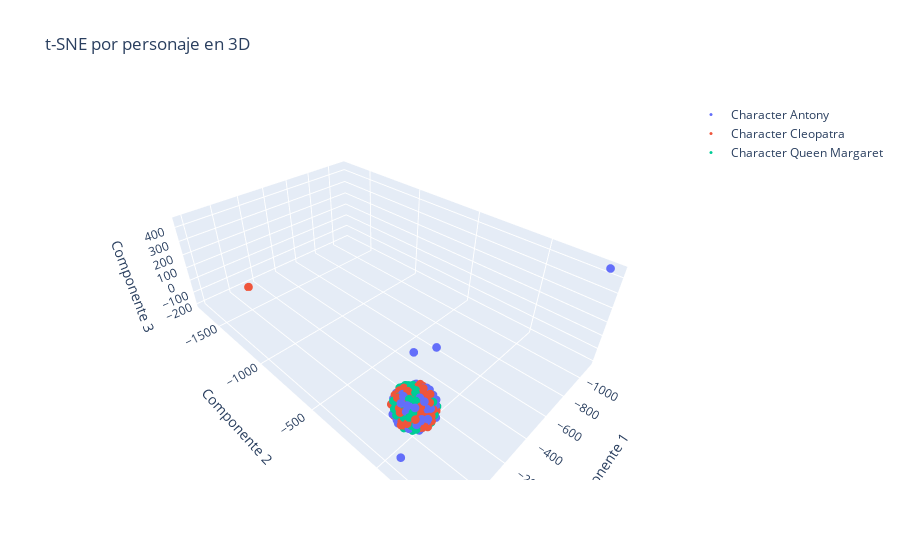

Here is the notebook cell this chart was saved with:
### Code cell
from sklearn.manifold import TSNE
import numpy as np
import plotly.graph_objs as go

# Configurar y ajustar t-SNE para tres dimensiones con inicialización aleatoria
tsne = TSNE(n_components=3, random_state=42, init='random')
X_train_red = tsne.fit_transform(X_train_tf)

fig = go.Figure()

# Añadir trazos para cada clase en 3D
for character in np.unique(y_train):
    mask_train = y_train == character
    fig.add_trace(go.Scatter3d(
        x=X_train_red[mask_train, 0],
        y=X_train_red[mask_train, 1],
        z=X_train_red[mask_train, 2],
        mode='markers',
        marker=dict(size=3),  # Ajustar el tamaño de los puntos
        name=f'Character {character}'
    ))

# Configurar el layout
fig.update_layout(
    title='t-SNE por personaje en 3D',
    scene=dict(
        xaxis_title='Componente 1',
        yaxis_title='Componente 2',
        zaxis_title='Componente 3'
    )
)

# Mostrar el gráfico
fig.show()

### Figure 1 — Plotly figure (JSON) as saved in the notebook; plotly's stock layout.template omitted (floating-point values rounded to 4 significant figures; data arrays with more than 128 entries replaced by an {"elided": "..."} marker saying what was removed)
{"data": [{"marker": {"size": 3}, "mode": "markers", "name": "Character Antony", "type": "scatter3d", "x": {"elided": "177 float values"}, "y": {"elided": "177 float values"}, "z": {"elided": "177 float values"}}, {"marker": {"size": 3}, "mode": "markers", "name": "Character Cleopatra", "type": "scatter3d", "x": {"elided": "143 float values"}, "y": {"elided": "143 float values"}, "z": {"elided": "143 float values"}}, {"marker": {"size": 3}, "mode": "markers", "name": "Character Queen Margaret", "type": "scatter3d", "x": [12.32, 33.11, 51.78, -17.94, 22.37, 67.03, -2.093, 24.31, 30.85, -16.03, -0.7498, 71.91, 36.03, 85.82, -90.95, 41.23, 33.63, 51.4, 39.42, 37.15, -4.103, -20.46, 63.02, -11.86, -12.29, 24.81, -7.005, -15.04, 13.22, 30.59, -38.55, 3.591, -9.538, 72.4, -109.1, -40.04, 45.83, 46.46, -26.64, -31.4, 65.28, -55.3, -28.41, 99.51, -0.4097, 91.02, -59.18, 39.4, 32.6, -99.26, -7.213, 84.64, -34.74, 1.461, 16.64, -32.94, -79.58, 43.04, -57.67, -41.47, 60.37, -19.31, 24.19, -25.11, -104.1, 8.504, 74.28, -28.26, -6.672, 14.75, -75.7, -67.53, -68.02, -17.49, 48.13, 110.5, -4.559, -49.62, 96.25, 15.36, -31.85, -76.3, 23.42, -48.33, -19.82, -62.23, 33.91, 28.12, 50.54, 16.7, -25.52, -55.34, 62.81, 36.11, 0.01672, -6.355, 56.03, 12.71, 18.65, -35.62, 81.45, 16.36, 33.54, -24.02, -5.253, 21.36, 68.55, 31.61, -30.9, -25.41, -27.07, -7.108, -70.86, -46.16, 32.88, 44.82, -11.76, -51.12], "y": [-3.473, -3.847, 7.933, -80.81, -14.09, -4.581, -84.28, -41.96, 21.15, -30.25, -60.64, -73.31, 33.8, 57.78, -4.988, 31.86, -14.39, 34.63, -1.657, -71.8, -51.53, -36.59, -36.47, -43.66, -9.785, -27.42, 15.33, 95.84, 18.84, 14.4, 48.59, -24.14, 84.99, -55.26, 12.71, 77.14, -45.26, -25.32, -23.11, -91.37, 35.5, -73.05, -49.66, 21.79, -61.0, 45.96, -18.63, 50.08, 58.82, 18.84, -105.8, -47.31, -26.4, -94.97, -89.13, 19.06, 18.49, -11.12, 45.74, 47.41, 55.25, -41.96, -1.784, 48.57, -16.23, 7.5, 77.44, 59.19, -33.14, 0.2644, -75.84, 69.21, -44.58, -22.23, -61.03, -16.57, 53.12, 48.73, -44.18, 13.45, -59.53, 77.48, 9.25, 62.6, 17.52, 2.498, 42.7, -27.02, 43.24, 5.439, 102.8, -7.369, 47.54, -41.98, -104.8, 2.806, -2.79, -41.56, -78.22, 32.88, 9.234, 32.6, -23.93, -96.06, 3.738, -17.8, 48.3, -92.49, -43.45, -68.55, 38.75, -7.377, 33.13, 90.17, -92.22, -64.23, -7.704, 14.24], "z": [-66.89, 22.07, 100.3, 18.74, -38.68, 54.95, 69.53, -29.56, 22.88, -19.65, 26.72, 38.82, 96.15, -14.33, -39.06, -54.08, -59.54, 10.8, -10.91, -25.13, -34.92, -78.62, -1.41, 42.5, -11.01, 20.31, 48.08, -45.54, 56.4, -73.31, 58.89, -0.814, -73.01, 16.28, -21.41, 62.91, 13.7, 30.18, 2.64, 54.85, -10.83, -61.36, -24.05, 23.72, 56.13, 37.79, -83.49, -9.393, -31.44, -51.4, 44.16, 51.57, -38.14, -51.01, -26.69, -103.6, -74.97, 49.38, -38.37, -93.69, -53.67, -50.82, 62.85, 14.52, -12.47, 109.3, -35.5, -18.07, 105.2, -92.39, -7.299, -50.17, -73.03, 75.73, 58.25, 16.81, 29.51, -14.97, 24.99, 81.65, -69.74, 1.9, 2.942, 6.301, -15.42, -62.69, -79.06, 65.37, 35.93, 36.97, 5.082, -15.99, -81.05, 44.43, 15.57, 69.84, 29.82, 40.96, 17.55, -28.23, -79.89, -59.29, -18.6, -1.82, -26.17, 41.76, 54.24, -50.33, 92.37, 76.01, -5.35, -111.8, 24.45, -45.34, -1.262, -81.86, 98.51, -26.91]}], "layout": {"scene": {"xaxis": {"title": {"text": "Componente 1"}}, "yaxis": {"title": {"text": "Componente 2"}}, "zaxis": {"title": {"text": "Componente 3"}}}, "title": {"text": "t-SNE por personaje en 3D"}}}
